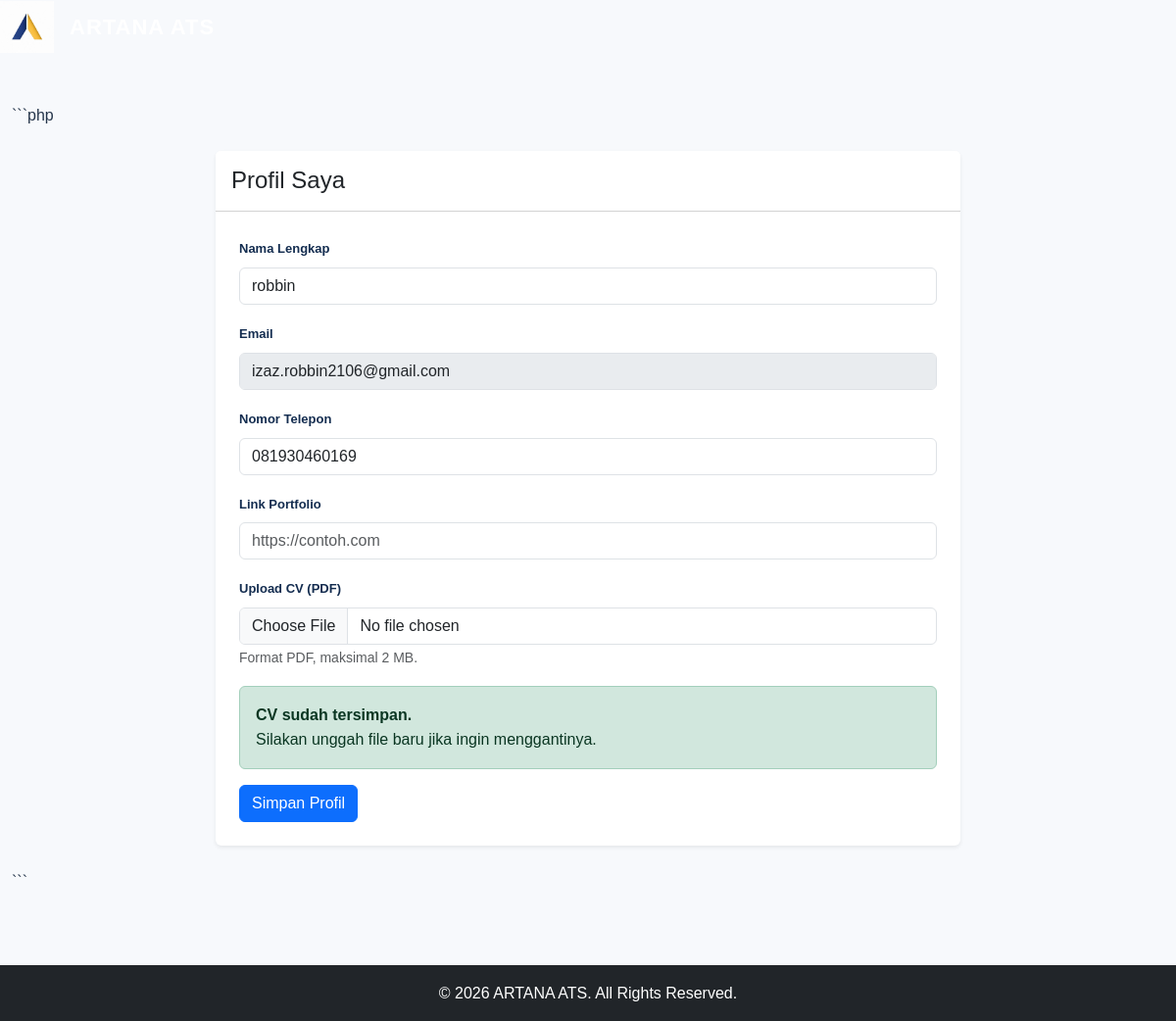
Page /index.php?page=profile (signed in) on the committed database.
### tables this page shows
CREATE TABLE `candidate_profiles` (
  `user_id` bigint(20) UNSIGNED NOT NULL,
  `phone` varchar(30) DEFAULT NULL,
  `portfolio_url` varchar(2048) DEFAULT NULL,
  `resume_path` varchar(500) DEFAULT NULL,
  `updated_at` timestamp NOT NULL DEFAULT current_timestamp() ON UPDATE current_timestamp()
);

CREATE TABLE `users` (
  `id` bigint(20) UNSIGNED NOT NULL,
  `full_name` varchar(150) NOT NULL,
  `email` varchar(190) NOT NULL,
  `password_hash` varchar(255) NOT NULL,
  `role` enum('candidate','hr') NOT NULL DEFAULT 'candidate',
  `is_active` tinyint(1) NOT NULL DEFAULT 1,
  `email_verified_at` datetime DEFAULT NULL,
  `last_login_at` datetime DEFAULT NULL,
  `created_at` timestamp NOT NULL DEFAULT current_timestamp(),
  `updated_at` timestamp NOT NULL DEFAULT current_timestamp() ON UPDATE current_timestamp()
);

### index.php (called while the page is built, shortened)
<?php
$page = $_GET['page'] ?? 'home';
$pageFiles = [
    'home' => 'home.php',
    'jobs' => 'jobs.php',
    'job_detail' => 'job_detail.php',
    'login' => 'login.php',
    'register' => 'register.php',
    'profile' => 'profile.php',
    'apply' => 'apply.php',
    'my-applications' => 'my_applications.php'
];
$pageFile = __DIR__ . '/pages/' . $pageFiles[$page];
require_once __DIR__ . '/includes/header.php';
require $pageFile;
require_once __DIR__ . '/includes/footer.php';

### pages/profile.php (the view, shortened to what this page needs)
```php
<?php
require_once __DIR__ . '/../includes/db.php';
$user = current_user();
$stmt = $pdo->prepare("
    SELECT
        u.full_name,
        u.email,
        cp.phone,
        cp.portfolio_url,
        cp.resume_path
    FROM users u
    LEFT JOIN candidate_profiles cp ON cp.user_id = u.id
    WHERE u.id = ?
    LIMIT 1
");
$stmt->execute([(int) $user['id']]);
$profile = $stmt->fetch(PDO::FETCH_ASSOC);
?>
<div class="container py-4">
    <div class="row justify-content-center">
        <div class="col-lg-8">
            <div class="card shadow-sm border-0">
                <div class="card-header bg-white py-3">
                    <h4 class="mb-0">Profil Saya</h4>
                </div>
                <div class="card-body p-4">
                    <form
                        action="<?= BASE_URL ?>/save_profile.php"
                        method="POST"
                        enctype="multipart/form-data"
                    >
                        <div class="mb-3">
                            <label class="form-label">Nama Lengkap</label>
                            <input
                                type="text"
                                name="full_name"
                                class="form-control"
                                value="<?= htmlspecialchars($profile['full_name'] ?? '') ?>"
                                required
                            >
                        </div>
                        <div class="mb-3">
                            <label class="form-label">Email</label>
                            <input
                                type="email"
                                class="form-control"
                                value="<?= htmlspecialchars($profile['email'] ?? '') ?>"
                                disabled
                            >
                        </div>
                        <div class="mb-3">
                            <label class="form-label">Nomor Telepon</label>
                            <input
                                type="text"
                                name="phone"
                                class="form-control"
                                value="<?= htmlspecialchars($profile['phone'] ?? '') ?>"
                                placeholder="Contoh: 081234567890"
                            >
                        </div>
                        <div class="mb-3">
                            <label class="form-label">Link Portfolio</label>
                            <input
                                type="url"
                                name="portfolio_url"
                                class="form-control"
                                value="<?= htmlspecialchars($profile['portfolio_url'] ?? '') ?>"
                                placeholder="https://contoh.com"
                            >
                        </div>
                        <div class="mb-3">
                            <label class="form-label">Upload CV (PDF)</label>
                            <input
                                type="file"
                                name="resume"
                                class="form-control"
                                accept=".pdf,application/pdf"
                            >
                            <small class="text-muted">
                                Format PDF, maksimal 2 MB.
                            </small>
                        </div>
                        <?php if (!empty($profile['resume_path'])): ?>
                            <div class="alert alert-success">
                                <strong>CV sudah tersimpan.</strong>
                                <br>
                                Silakan unggah file baru jika ingin menggantinya.
                            </div>
                        <?php else: ?>
                            <div class="alert alert-warning">
                                Kamu belum mengunggah CV.
                            </div>
                        <?php endif; ?>
                        <button type="submit" class="btn btn-primary">
                            Simpan Profil
                        </button>
                    </form>
                </div>
            </div>
        </div>
    </div>
</div>
```

### assets/css/style.css (style rules this page uses)
* { margin: 0; padding: 0; box-sizing: border-box; }
:root { --primary: #142d50; --primary-light: #1e416e; --secondary: #e8b85b; --background: #f7f9fc; --text: #26364b; --muted: #718096; --white: #ffffff; --border: #e5eaf1; }
body { font-family: Arial, Helvetica, sans-serif; background: var(--background); color: var(--text); line-height: 1.6; }
.container { max-width: 1200px; }
.form-label { color: var(--primary); font-size: 13px; font-weight: 700; }

### rows in the picture
candidate_profiles: full_name "robbin", user_id.email "izaz.robbin2106@gmail.com", phone "081930460169"
